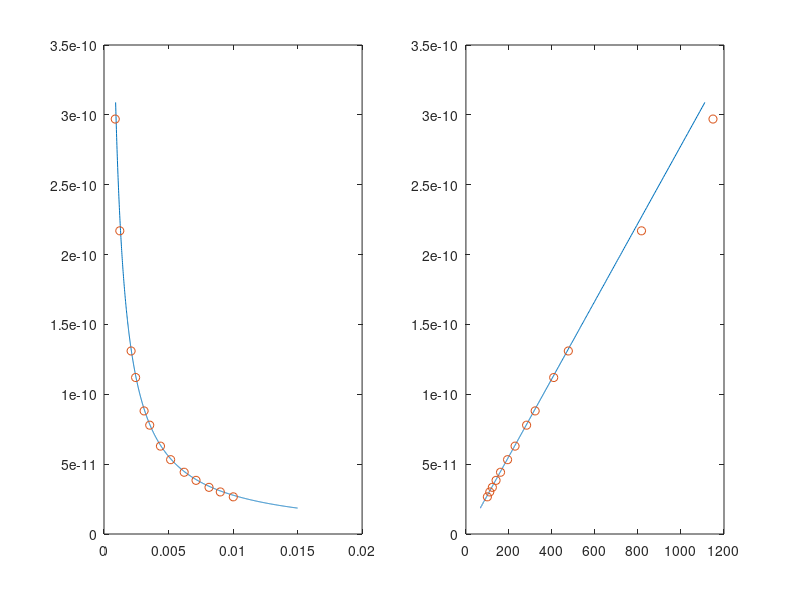

The MATLAB script that drew this image:
D = .2;
A = pi*D^2/4;
dexp = [.8705 1.2250 2.1000 2.45 3.1062 3.5437 4.3750 5.1625 6.2125 7.1313 8.1375 9.0125 10.0188]*10^-3;
Cexp = [297 217 131 112 88.10 77.90 62.90 53.20 44.20 38.40 33.40 30.10 26.60]*10^-12;
eps0 = 8.85*10^-12;
kappa = 1;
eps = kappa*eps0;
d = 0.0009: 0.00001: 0.015;
Cth = eps*A./d;
subplot (1,2,1)
plot(d, Cth, dexp, Cexp, 'o')
subplot(1,2,2)
plot(1./d, Cth, 1./dexp, Cexp, 'o')
Invdexp = 1./dexp;
coefficent = polyfit(Invdexp,Cexp, 1)
eps0exp = coefficent (1)/A